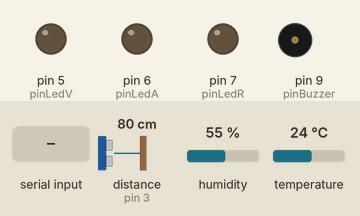
This sketch was run on a simulated Arduino Uno, built with avr-gcc and run on an emulated ATmega328P. On the bench: output pins drawn as LEDs (lit = HIGH), buzzer (waves = sounding). Wiring (inferred from the names in the program): ultrasonic range finder: trigger pin 2; echo pin 3. The test bench sets the inputs (shaded band); at power-on: distance to the obstacle (sensor on pin 3) 80 cm, humidity 55 %, temperature 24 °C. The echo pulse lasts 58.3 µs per cm; pins used as bus, display or sensor lines are not drawn; what the sketch prints to the serial monitor is not drawn.

Above: at 2.0 s.
2.1 s: "v" received over Serial
At 3.6 s:
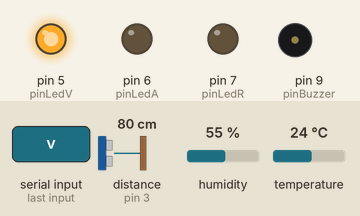
4.5 s: "a" received over Serial
At 5.4 s:
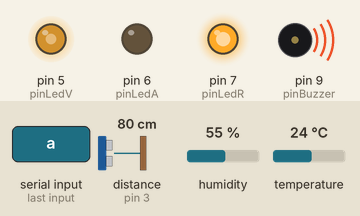
10.7 s: "r" received over Serial
At 12.3 s:
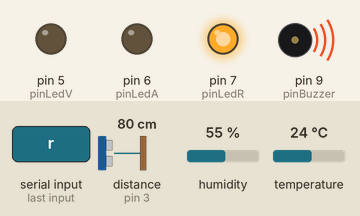
16.9 s: "f" received over Serial
At 18.0 s:
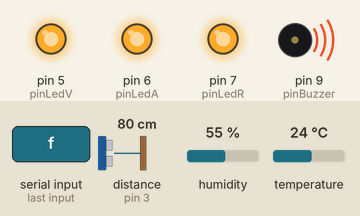
29.3 s: "v" received over Serial
At 30.0 s:
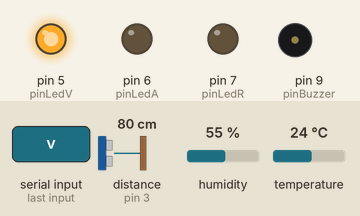
Timing chart, 0 to 31.8 s (numbered marks = the images above; inputs shaded):
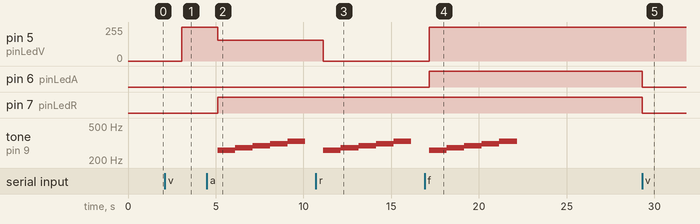

Measured:
- after the input at 2.1 s, pin 5 (pinLedV): 0/255 → 255/255 after 0.97 s
- after the input at 4.5 s, pin 5 (pinLedV): 255/255 → 155/255 after 0.61 s; pin 7 (pinLedR): LOW → HIGH after 0.61 s; tone on pin 9 (pinBuzzer): plays 261 Hz for 1.0 s, 277 Hz for 1.0 s, 294 Hz for 1.0 s, 311 Hz for 1.0 s, 330 Hz for 1.0 s, starting after 0.61 s
- after the input at 10.7 s, pin 5 (pinLedV): 155/255 → 0/255 after 0.44 s; tone on pin 9 (pinBuzzer): plays 261 Hz for 1.0 s, 277 Hz for 1.0 s, 294 Hz for 1.0 s, 311 Hz for 1.0 s, 330 Hz for 1.0 s, starting after 0.44 s
- after the input at 16.9 s, pin 5 (pinLedV): 0/255 → 255/255 after 0.27 s; pin 6 (pinLedA): LOW → HIGH after 0.27 s; tone on pin 9 (pinBuzzer): plays 261 Hz for 1.0 s, 277 Hz for 1.0 s, 294 Hz for 1.0 s, 311 Hz for 1.0 s, 330 Hz for 1.0 s, starting after 0.27 s
- after the input at 29.3 s, pin 6 (pinLedA), pin 7 (pinLedR): HIGH → LOW at once

The sketch:

ultrasonido_temp_humedad.ino
```cpp
#include <DHT.h>
#include <ArduinoJson.h>
#define DHTPING 12
#define DHTTYPE DHT11
#define  trigPin 2
#define echoPin 3
#define MAX_DISTANCE 200

DHT dht(DHTPING, DHTTYPE);

int pinLedV = 5;  // pin Rojo del led RGB
int pinLedA = 6;  // pin Verde del led RGB
int pinLedR = 7;
const int pinBuzzer = 9;
const int tonos[] = {261, 277, 294, 311, 330, 349};
const int countTonos = 5;
void setup(){
  Serial.begin(9600);
  dht.begin();
   pinMode(trigPin, OUTPUT);
   pinMode(echoPin, INPUT);

  pinMode(pinLedR, OUTPUT);    // pone el pinLedR como output
  pinMode(pinLedV, OUTPUT);    // pone el pinLedV como output
  pinMode(pinLedA, OUTPUT);    // pone el pinLedA como output
  }

  void loop(){
    delay(1000);

int data[6];

  int h = dht.readHumidity();
  int t = dht.readTemperature();
  int f = dht.readTemperature(true);

  if(isnan(h)){
    Serial.println("Hay errores al leer los datos del sensor DHT11 h \n");
    return;
  }
  if(isnan(t))
  {
    Serial.println("Hay errores al leer los datos del sensor DHT11 t\n");
    return;
  }
  if(isnan(f)){
    Serial.println("Hay errores al leer los datos del sensor DHT11 f\n");
    return;
  }

  int fh = dht.computeHeatIndex(f, h);
  int th = dht.computeHeatIndex(t, h, false);
            digitalWrite(trigPin, LOW);        // Nos aseguramos de que el trigger está desactivado
            delayMicroseconds(2);              // Para asegurarnos de que el trigger esta LOW
            digitalWrite(trigPin, HIGH);       // Activamos el pulso de salida
            delayMicroseconds(10);             // Esperamos 10µs. El pulso sigue active este tiempo
            digitalWrite(trigPin, LOW);        // Cortamos el pulso y a esperar el echo
  float     duracion = pulseIn(echoPin, HIGH) ;
  float     distancia = duracion / 2 / 29.1  ;


data[0] = h;
data[1] = t;
data[2] = f;
data[3] = fh;
data[4] = th;
data[5] =distancia;

StaticJsonDocument<200> doc ;
copyArray(data, doc.to<JsonArray>());
serializeJson(doc, Serial);
  if(Serial.available() > 0) // Read from serial port
    {
      char ReaderFromNode; // Store current character
      ReaderFromNode = (char) Serial.read();
      convertToState(ReaderFromNode); // Convert character to state
    }
    }

    //funcion para encendedr y cambiar la luz del led
void convertToState(char chr) {
  if(chr=='a'){
    analogWrite(pinLedV,155);
  analogWrite(pinLedA, 0);
  analogWrite(pinLedR, 255);
    for (int iTono = 0; iTono < countTonos; iTono++)
  {
   tone(pinBuzzer, tonos[iTono]);
   delay(1000);
  }
  noTone(pinBuzzer);

  }
  if(chr=='r'){
  analogWrite(pinLedV, 0);
  analogWrite(pinLedA, 0);
  analogWrite(pinLedR, 255);
    for (int iTono = 0; iTono < countTonos; iTono++)
  {
   tone(pinBuzzer, tonos[iTono]);

  delay(1000);
  }
  noTone(pinBuzzer);


  }
   if(chr=='v'){
  analogWrite(pinLedV, 255);
  analogWrite(pinLedA, 0);
  analogWrite(pinLedR , 0);

  }
  if(chr=='f'){
    digitalWrite(pinLedV, 35);
    digitalWrite(pinLedA, 90);
    digitalWrite(pinLedR, 74);
      for (int iTono = 0; iTono < countTonos; iTono++)
  {
   tone(pinBuzzer, tonos[iTono]);
  delay(1000);
  }
  noTone(pinBuzzer);


  }


}
```
